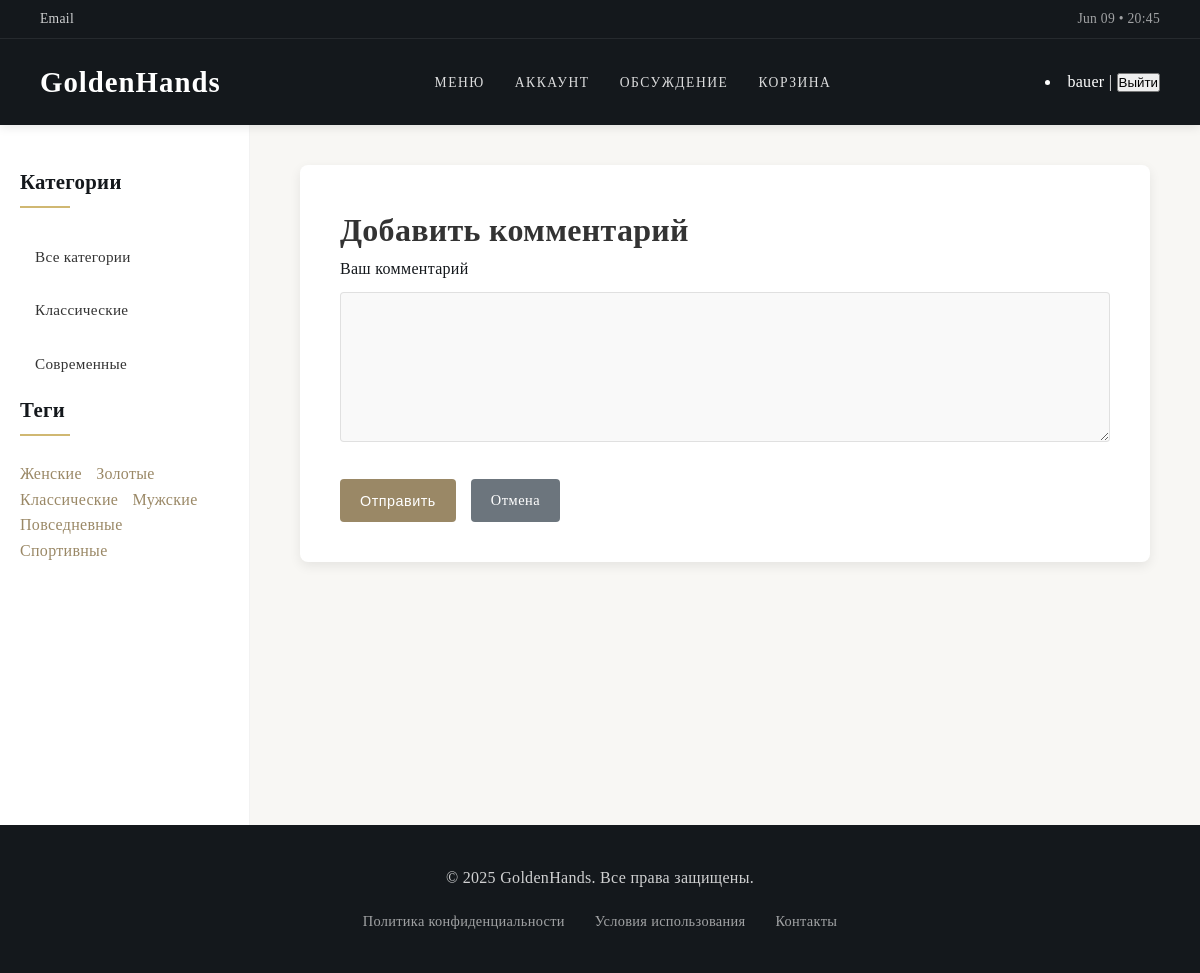
Page /add-comment/watch/urban-jurgensen-reference-2/ (signed in) on the committed database.
### users/models.py (models this page shows)
class User(AbstractUser):
    date_birth = models.DateField(null=True, blank=True)
    photo = models.ImageField(upload_to='users/%Y/%m/%d/', blank=True)

### WebApp/models.py (models this page shows, shortened)
class Category(models.Model):
    name = models.CharField('Название', max_length=100)
    slug = models.SlugField('URL', max_length=100, unique=True)
    class Meta:
        verbose_name = 'Категория'
        verbose_name_plural = 'Категории'
        ordering = ['name']

class Tag(models.Model):
    name = models.CharField('Название', max_length=100, db_index=True)
    slug = models.SlugField('URL', max_length=255, unique=True, db_index=True)
    class Meta:
        verbose_name = 'Тег'
        verbose_name_plural = 'Теги'
        ordering = ['name']

### WebApp/views.py (the view, shortened to what this page needs)
# urls.py: path('add-comment/watch/<slug:slug>/', views.AddCommentView.as_view(), name='add_comment_watch'),
class AddCommentView(LoginRequiredMixin, DataMixin, FormView):
    form_class = CommentForm
    template_name = 'add_comment.html'
    title_page = 'Добавить комментарий'

### WebApp/forms.py
class CommentForm(forms.ModelForm):
    class Meta:
        model = Comment
        fields = ['text']
        widgets = {
            'text': forms.Textarea(attrs={'cols': 50, 'rows': 3, 'class': 'form-input'}),
        }
        labels = {
            'text': 'Ваш комментарий'
        }

### WebApp/templatetags/watch_tags.py (called while the page is built)
@register.inclusion_tag('list_categories.html')
def show_categories(cat_selected=0):
    cats = Category.objects.all()
    return {'cats': cats, 'cat_selected': cat_selected}

@register.inclusion_tag('list_tags.html')
def show_tags():
    tags = Tag.objects.annotate(total=Count('watches')).filter(total__gt=0)
    return {'tags': tags}

### WebApp/utils.py (called while the page is built)
    def get_mixin_context(self, context, **kwargs):
        context['menu'] = menu
        context['categories'] = Category.objects.all()
        if self.title_page:
            context['title'] = self.title_page
        context.update(kwargs)
        return context

    def get_context_data(self, **kwargs):
        context = super().get_context_data(**kwargs)
        return self.get_mixin_context(context)

### WebProgramming/context_processors.py (called while the page is built)
def current_time(request):
    return {'current_time': datetime.now().strftime("%b %d • %H:%M")}

### users/context_processors.py (called while the page is built)
def get_women_context(request):
    return {'mainmenu': menu}

### templates/add_comment.html (shortened to what this page needs)
{% extends 'base.html' %}
{% load static %}
{% block content %}
    <div class="watch-form">
        <h1>{{ title }}</h1>
        <form method="post">
            {% for field in form %}
                <div class="form-group">
                    <label for="{{ field.id_for_label }}">{{ field.label }}</label>
                    {{ field }}
                </div>
            {% endfor %}
            <div class="form-actions">
                <button type="submit" class="btn btn-submit">Отправить</button>
                <a href="{% url 'home' %}" class="btn btn-back">Отмена</a>
            </div>
        </form>
    </div>
{% endblock %}

### templates/base.html (shortened to what this page needs)
<!DOCTYPE html>
<html lang="ru">
<head>
    {% load static %}
    <link rel="stylesheet" href="{% static 'css/styles.css' %}">
</head>
<body>
    <header class="header">
        <div class="top-nav">
            <a href="#" class="email-link">Email</a>
            <span class="timestamp">{{ current_time|default:"Время не указано" }}</span>
        </div>
        <nav class="main-nav">
            <div class="brand-logo">
                <a href="{% url 'home' %}">GoldenHands</a>
            </div>
            <ul class="nav-links">
                <li><a href="{% url 'home' %}">Меню</a></li>
                <li><a href="{% url 'users:profile' %}">Аккаунт</a></li>
                <li><a href="{% url 'user_content_list' %}">Обсуждение</a></li>
                <li><a href="{% url 'cart' %}">Корзина</a></li>
            </ul>
            {% if user.is_authenticated %}
            <li class="last">{{ user.username }} |
                <form action="{% url 'users:logout' %}" method="post" style="display:inline;">
                    <button type="submit">Выйти</button>
                </form>
            </li>
            {% endif %}
        </nav>
    </header>
    <div class="container">
        <aside class="sidebar">
            {% block sidebar %}
                {% load watch_tags %}
                <h3>Категории</h3>
                <ul class="category-list">
                    {% if cat_selected == 0 %}
                        <li class="selected"><span>Все категории</span></li>
                    {% else %}
                        <li><a href="{% url 'home' %}">Все категории</a></li>
                    {% endif %}
                    {% show_categories cat_selected %}
                </ul>
                <h3>Теги</h3>
                {% show_tags %}
            {% endblock %}
        </aside>
        <main class="main-content">
            {% block content %}{% endblock %}
        </main>
    </div>
    <footer class="footer">
        {% block footer %}
            <p>&copy; 2025 GoldenHands. Все права защищены.</p>
            <div class="footer-links">
                <a href="#">Политика конфиденциальности</a>
                <a href="#">Условия использования</a>
                <a href="#">Контакты</a>
            </div>
        {% endblock %}
    </footer>
</body>
</html>

### templates/list_categories.html
<ul class="category-list">
    {% for cat in cats %}
        {% if cat.id == cat_selected %}
            <li class="selected"><span>{{ cat.name }}</span></li>
        {% else %}
            <li><a href="{% url 'category' cat.id %}">{{ cat.name }}</a></li>
        {% endif %}
    {% endfor %}
</ul>

### templates/list_tags.html
{% if tags %}
<ul class="tags-list">
    {% for tag in tags %}
        <li><a href="{% url 'tag' tag.slug %}">{{ tag.name }}</a></li>
    {% endfor %}
</ul>
{% endif %}

### static/css/styles.css (style rules this page uses)
* { margin: 0; padding: 0; box-sizing: border-box; }
:root { --primary-color: #14181c; --secondary-color: #9a8866; --accent-color: #d0b872; --light-color: #f8f7f4; --dark-color: #191919; --gray-color: #e0e0e0; --text-color: #333; --text-light: #717171; --border-radius: 4px; --shadow: 0 4px 12px rgba(0, 0, 0, 0.08); --transition: all 0.3s ease; }
body { font-family: 'Georgia', serif; color: var(--text-color); background-color: var(--light-color); line-height: 1.6; letter-spacing: 0.3px; }
.header { background-color: var(--primary-color); color: #fff; padding: 0; position: sticky; top: 0; z-index: 1000; box-shadow: 0 2px 10px rgba(0, 0, 0, 0.1); }
.top-nav { display: flex; justify-content: space-between; font-size: 0.85em; padding: 8px 40px; border-bottom: 1px solid rgba(255, 255, 255, 0.08); }
.email-link { color: rgba(255, 255, 255, 0.8); text-decoration: none; transition: var(--transition); }
.timestamp { color: rgba(255, 255, 255, 0.6); }
.main-nav { display: flex; justify-content: space-between; align-items: center; padding: 20px 40px; }
.brand-logo a { font-family: 'Playfair Display', serif; font-size: 1.8em; color: #fff; text-decoration: none; font-weight: 600; letter-spacing: 1px; }
.nav-links { list-style: none; display: flex; gap: 30px; }
.nav-links li a { color: rgba(255, 255, 255, 0.85); text-decoration: none; font-weight: 500; text-transform: uppercase; font-size: 0.85em; letter-spacing: 1.5px; transition: var(--transition); padding-bottom: 5px; position: relative; }
.nav-links li a::after { content: ''; position: absolute; bottom: 0; left: 0; width: 0; height: 1px; background: var(--accent-color); transition: width 0.3s; }
.container { display: flex; min-height: calc(100vh - 200px); max-width: 1400px; margin: 0 auto; }
.sidebar { width: 250px; padding: 40px 20px; background-color: #fff; border-right: 1px solid rgba(0, 0, 0, 0.05); position: sticky; top: 100px; height: calc(100vh - 100px); overflow-y: auto; }
.sidebar h3 { font-family: 'Playfair Display', serif; font-size: 1.3em; margin-bottom: 25px; color: var(--primary-color); position: relative; padding-bottom: 10px; }
.sidebar h3::after { content: ''; position: absolute; left: 0; bottom: 0; width: 50px; height: 2px; background-color: var(--accent-color); }
.category-list { list-style: none; }
.category-list li { margin-bottom: 5px; }
.category-list li a, .category-list li span { display: block; padding: 12px 15px; color: var(--text-color); text-decoration: none; font-weight: 400; transition: var(--transition); border-radius: var(--border-radius); font-size: 0.95em; }
.main-content { flex: 1; padding: 40px 50px; }
.btn { display: inline-block; padding: 10px 20px; border-radius: var(--border-radius); text-decoration: none; font-weight: 500; text-align: center; transition: var(--transition); font-size: 0.9em; border: none; cursor: pointer; letter-spacing: 0.5px; }
.btn-back, .btn-cancel { background-color: #f1f1f1; color: #333; }
.btn-submit { background-color: var(--secondary-color); color: #fff; }
.watch-form, .category-form { background-color: #fff; padding: 40px; border-radius: 8px; box-shadow: var(--shadow); }
.form-group { margin-bottom: 25px; }
.form-group label { display: block; margin-bottom: 10px; font-weight: 500; color: var(--primary-color); }
.form-group input, .form-group textarea, .form-group select { width: 100%; padding: 12px 15px; border: 1px solid rgba(0, 0, 0, 0.1); border-radius: var(--border-radius); font-size: 1em; transition: var(--transition); background-color: #f9f9f9; }
.form-group textarea { min-height: 150px; resize: vertical; }
.form-actions { display: flex; gap: 15px; margin-top: 30px; }
.footer { background-color: var(--primary-color); color: rgba(255, 255, 255, 0.8); padding: 40px; text-align: center; }
.footer p { margin-bottom: 20px; }
.footer-links { display: flex; justify-content: center; gap: 30px; }
.footer-links a { color: rgba(255, 255, 255, 0.6); text-decoration: none; transition: var(--transition); font-size: 0.9em; }
.tags-list { list-style: none; margin-top: 10px; }
.tags-list li { display: inline-block; margin-right: 10px; }
.tags-list li a { color: var(--secondary-color); text-decoration: none; transition: var(--transition); }
.btn-back { display: inline-block; padding: 10px 20px; background-color: #6c757d; color: #fff; text-decoration: none; border-radius: 4px; transition: background-color 0.3s; }

### rows in the picture
User: username "bauer"
Category: name "Классические"
Category: name "Современные"
Tag: name "Женские"
Tag: name "Золотые"
Tag: name "Классические"
Tag: name "Мужские"
Tag: name "Повседневные"
Tag: name "Спортивные"

### other values in the picture
{{ title }} "Добавить комментарий"
{{ field.label }} "Ваш комментарий"
